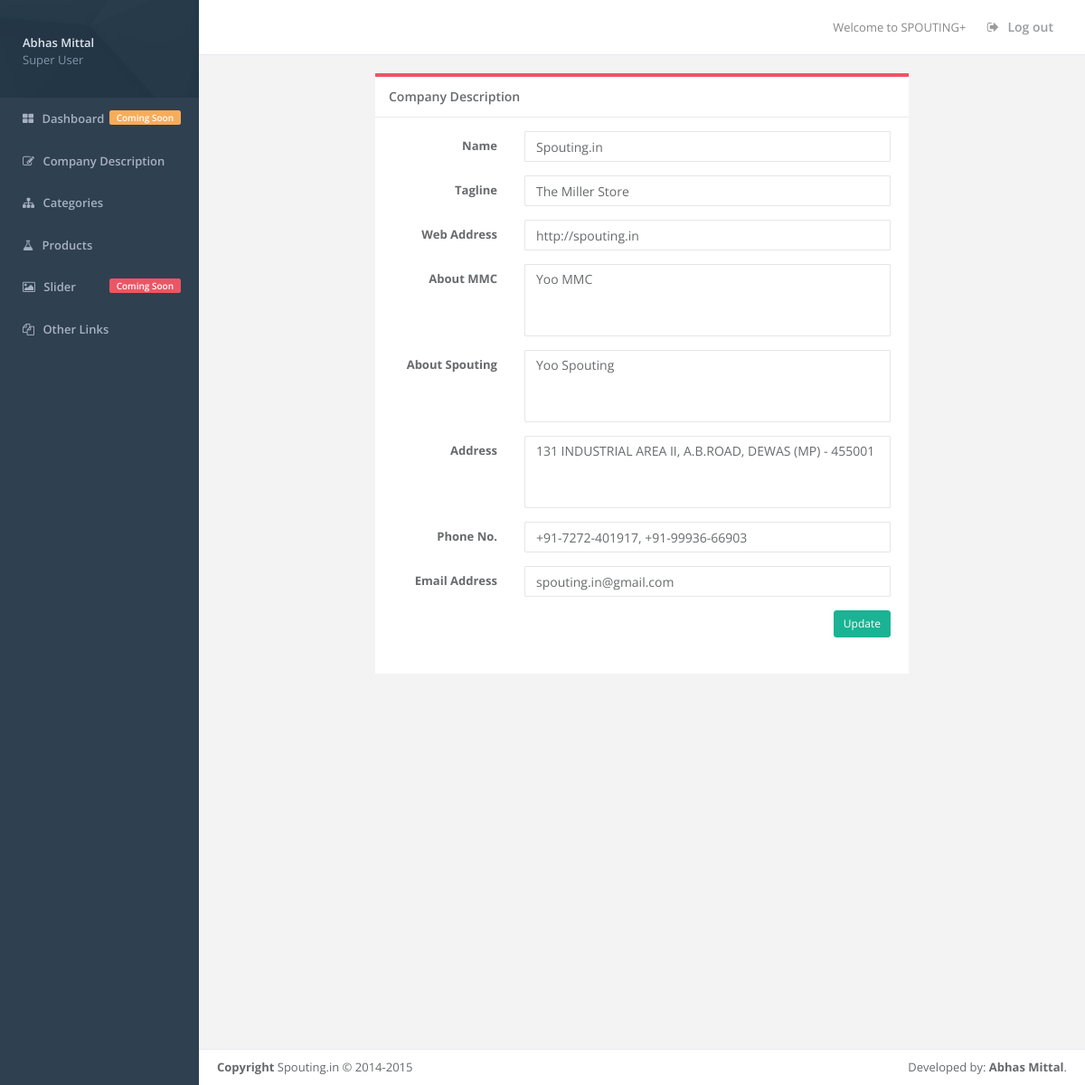
/company/index.php (signed in), run on the app's committed database.
### tables this page shows
CREATE TABLE IF NOT EXISTS `company_details` (
  `name` varchar(255) NOT NULL,
  `tagline` varchar(255) NOT NULL,
  `web_address` varchar(255) NOT NULL,
  `about_mmc` text NOT NULL,
  `about_spouting` text NOT NULL,
  `address` text NOT NULL,
  `phone` varchar(50) NOT NULL,
  `email` varchar(30) NOT NULL,
  `fb_username` varchar(50) NOT NULL,
  `youtube_username` varchar(50) NOT NULL,
  `gplus_username` varchar(50) NOT NULL,
  `copyright` varchar(50) NOT NULL
);

### company/index.php (the view, shortened to what this page needs)
<?php
require_once('../partials/header.php');
$query = mysql_query("SELECT * FROM company_details");
$company = mysql_fetch_assoc($query);
?>
<div class="col-lg-8 col-lg-offset-2 m-b">
    <div class="ibox float-e-margins">
        <div class="ibox-title">
            <h5>Company Description</h5>
        </div>
        <div class="ibox-content">
            <form class="form-horizontal" action="<?php echo htmlspecialchars($_SERVER['PHP_SELF']); ?>" method="POST">
                <div class="form-group">
                	<label class="col-lg-3 control-label">Name</label>
                    <div class="col-lg-9">
                    	<input type="text" placeholder="Name of the Company" name="name" value="<?php echo $company['name']; ?>" class="form-control">
                    </div>
                </div>
                <div class="form-group">
                	<label class="col-lg-3 control-label">Tagline</label>
                    <div class="col-lg-9">
                    	<input type="text" placeholder="Tagline" name="tagline" value="<?php echo $company['tagline']; ?>" class="form-control">
                    </div>
                </div>
                <div class="form-group">
                	<label class="col-lg-3 control-label">Web Address</label>
                    <div class="col-lg-9">
                    	<input type="text" placeholder="Web Address" name="web_address" value="<?php echo $company['web_address']; ?>" class="form-control">
                    </div>
                </div>
                <div class="form-group">
                	<label class="col-lg-3 control-label">About MMC</label>
                    <div class="col-lg-9">
                    	<textarea placeholder="About MMC" name="about_mmc" class="form-control"><?php echo $company['about_mmc']; ?></textarea>
                    </div>
                </div>
                <div class="form-group">
                	<label class="col-lg-3 control-label">About Spouting</label>
                    <div class="col-lg-9">
                    	<textarea placeholder="About Spouting" name="about_spouting" class="form-control"><?php echo $company['about_spouting']; ?></textarea>
                    </div>
                </div>
                <div class="form-group">
                	<label class="col-lg-3 control-label">Address</label>
                    <div class="col-lg-9">
                    	<textarea placeholder="Address" name="address" class="form-control"><?php echo $company['address']; ?></textarea>
                    </div>
                </div>
                <div class="form-group">
                	<label class="col-lg-3 control-label">Phone No.</label>
                    <div class="col-lg-9">
                    	<input type="text" placeholder="Phone No." name="phone" value="<?php echo $company['phone']; ?>" class="form-control">
                    </div>
                </div>
                <div class="form-group">
                	<label class="col-lg-3 control-label">Email Address</label>
                    <div class="col-lg-9">
                    	<input type="email" placeholder="Email Address" name="email" value="<?php echo $company['email']; ?>" class="form-control">
                    </div>
                </div>
                <div class="form-group">
                    <div class="col-lg-offset-2 col-lg-10">
                        <input type="submit" name="update" value="Update" class="btn btn-sm btn-primary pull-right" type="submit" />
                    </div>
                </div>
            </form>
        </div>
    </div>
</div>
<?php
require_once('../partials/footer.php');
?>

### static/main.css (style rules this page uses)
html, body, #wrapper, #page-wrapper { height: 100%; }
.ibox-title { border-color: #ed5565; }
textarea { resize: none; }
textarea.form-control { height: 80px; }

### data on the page
company_details: name "Spouting.in", tagline "The Miller Store", web_address "http://spouting.in", about_mmc "Yoo MMC", about_spouting "Yoo Spouting", address "131 INDUSTRIAL AREA II, A.B.ROAD, DEWAS (MP) - 455001", phone "+91-7272-401917, +91-99936-66903", email "spouting.in@gmail.com"

### other printed values
$user['name'] "Abhas Mittal"
$user['role'] "Super User"
